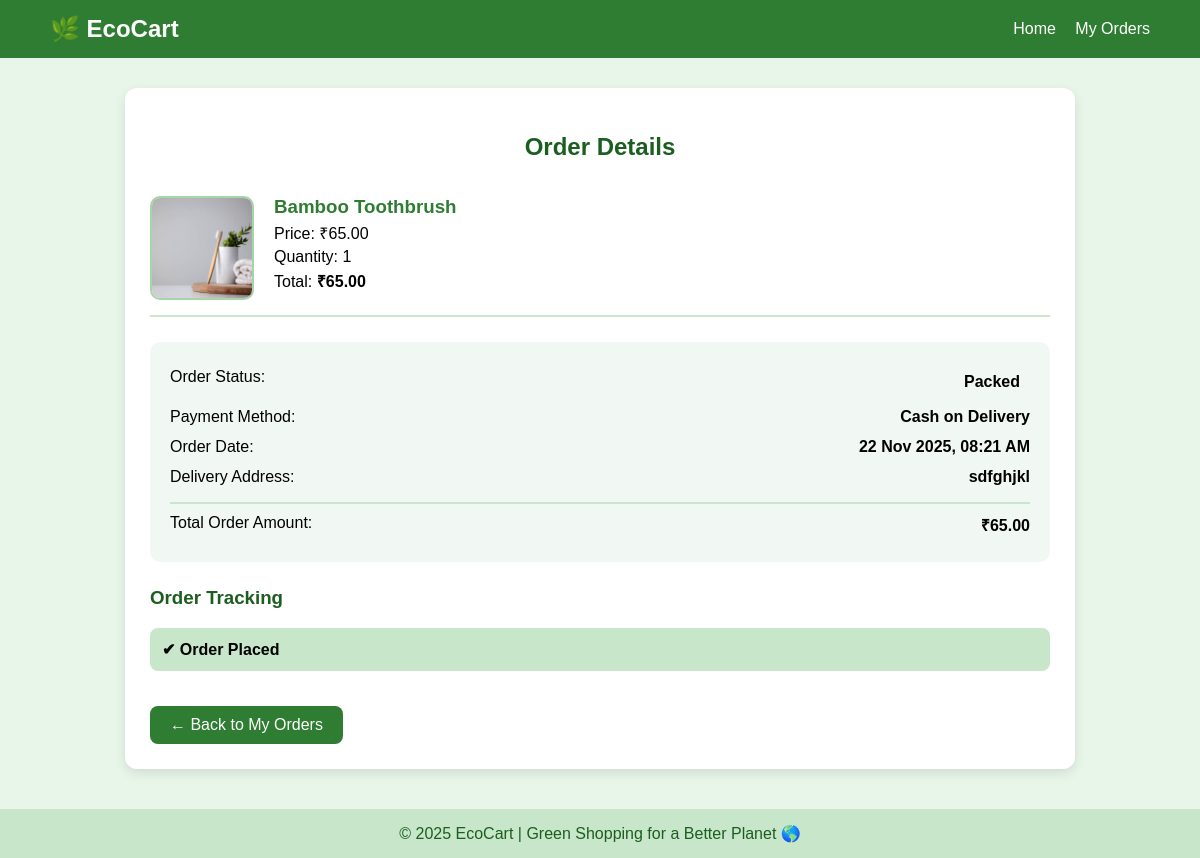
Screenshot of /order/1/ (signed in) with the database file from the repository.
### app/models.py (models this page shows, shortened)
class OrderItem(models.Model):
    order = models.ForeignKey(Order, on_delete=models.CASCADE, related_name='items')
    product = models.ForeignKey(Product, on_delete=models.CASCADE)
    quantity = models.PositiveIntegerField(default=1)
    price = models.DecimalField(max_digits=10, decimal_places=2)
    @property
    def total_price(self):
        return self.quantity * self.price

class Product(models.Model):
    name = models.CharField(max_length=200)
    category = models.ForeignKey(Category, on_delete=models.CASCADE, related_name='products')
    description = models.TextField()
    price = models.DecimalField(max_digits=8, decimal_places=2)
    image = models.ImageField(upload_to='product_images/', null=True, blank=True)
    eco_rating = models.IntegerField(default=5)

class Order(models.Model):
    user = models.ForeignKey(CustomUser, on_delete=models.CASCADE)
    address_order = models.CharField(max_length=255, null=True, blank=True)
    payment_method = models.CharField(max_length=50, default='COD')
    status = models.CharField(max_length=20, default='Pending')
    order_date = models.DateTimeField(default=timezone.now)
    @property
    def total_amount(self):
        total = sum(item.total_price for item in self.items.all())
        return total

### app/views.py (the view)
# urls.py: path('order/<int:order_id>/', views.order_detail, name='order_detail'),
def order_detail(request, order_id):
    order = get_object_or_404(Order, id=order_id, user=request.user)
    return render(request, 'order_detail.html', {'order': order})

### templates/order_detail.html (shortened to what this page needs)
{% load static %}
<!DOCTYPE html>
<html lang="en">
<head>
</head>
<body>
    <header>
        <span class="logo" onclick="goHome()">🌿 EcoCart</span>
        <div>
            <a href="{% url 'userhome' %}" style="color:white; text-decoration:none; margin-right: 15px;">Home</a>
            <a href="{% url 'user_orders' %}" style="color:white; text-decoration:none;">My Orders</a>
        </div>
    </header>
    <div class="container">
        <h2>Order Details</h2>
        {% for item in order.items.all %}
        <div class="item-card">
            <img src="{{ item.product.image.url }}" alt="Product Image">
            <div class="item-details">
                <h3>{{ item.product.name }}</h3>
                <p>Price: ₹{{ item.price }}</p>
                <p>Quantity: {{ item.quantity }}</p>
                <p>Total: <strong>₹{{ item.total_price }}</strong></p>
            </div>
        </div>
        {% endfor %}
        <div class="summary-box">
            <div class="summary-row">
                <span>Order Status:</span>
                <span class="status {{ order.status }}">{{ order.status }}</span>
            </div>
            <div class="summary-row">
                <span>Payment Method:</span>
                <strong>{{ order.payment_method }}</strong>
            </div>
            <div class="summary-row">
                <span>Order Date:</span>
                <strong>{{ order.order_date|date:"d M Y, h:i A" }}</strong>
            </div>
            <div class="summary-row">
                <span>Delivery Address:</span>
                <strong>{{ order.address_order }}</strong>
            </div>
            <div class="summary-row" style="border-top:2px solid #c8e6c9; margin-top:10px; padding-top:10px;">
                <span>Total Order Amount:</span>
                <strong>₹{{ order.total_amount }}</strong>
            </div>
        </div>
        <h3 style="color:#1b5e20; margin-top:25px;">Order Tracking</h3>
        <div class="tracking-step completed">✔ Order Placed</div>
        <a href="{% url 'user_orders' %}" class="back-btn">← Back to My Orders</a>
    </div>
    <footer>
        © 2025 EcoCart | Green Shopping for a Better Planet 🌎
    </footer>
</body>
</html>

### templates/order_detail.html (style rules this page uses)
body { font-family: 'Poppins', sans-serif; background-color: #e8f5e9; margin: 0; }
header { background-color: #2e7d32; color: white; padding: 15px 50px; display: flex; align-items: center; justify-content: space-between; }
.logo { font-size: 24px; font-weight: bold; color: white; cursor: pointer; }
.container { max-width: 900px; margin: 30px auto; background: white; padding: 25px; border-radius: 12px; box-shadow: 0 4px 12px rgba(0, 0, 0, 0.1); }
h2 { color: #1b5e20; text-align: center; }
.item-card { display: flex; gap: 20px; border-bottom: 2px solid #c8e6c9; padding: 15px 0; }
.item-card img { width: 100px; height: 100px; border-radius: 10px; object-fit: cover; border: 2px solid #a5d6a7; }
.item-details h3 { margin: 0; color: #2e7d32; }
.item-details p { margin: 4px 0; }
.status { font-weight: bold; padding: 5px 10px; border-radius: 8px; }
.summary-box { background: #f1f8f4; padding: 20px; margin-top: 25px; border-radius: 10px; }
.summary-row { display: flex; justify-content: space-between; padding: 6px 0; }
.tracking-step { background: #e8f5e9; padding: 12px; border-radius: 8px; margin-bottom: 10px; }
.tracking-step.completed { background: #c8e6c9; font-weight: bold; }
.back-btn { padding: 10px 20px; text-decoration: none; color: white; background: #2e7d32; border-radius: 8px; display: inline-block; margin-top: 25px; }
footer { margin-top: 40px; text-align: center; padding: 15px; background: #c8e6c9; color: #1b5e20; }

### rows the page displays
OrderItem: product.image (picture), product.name "Bamboo Toothbrush", price "65.00", quantity "1", total_price "65.00"
Order: status "Packed", payment_method "Cash on Delivery", order_date "22 Nov 2025, 08:21 AM", address_order "sdfghjkl", total_amount "65.00"
